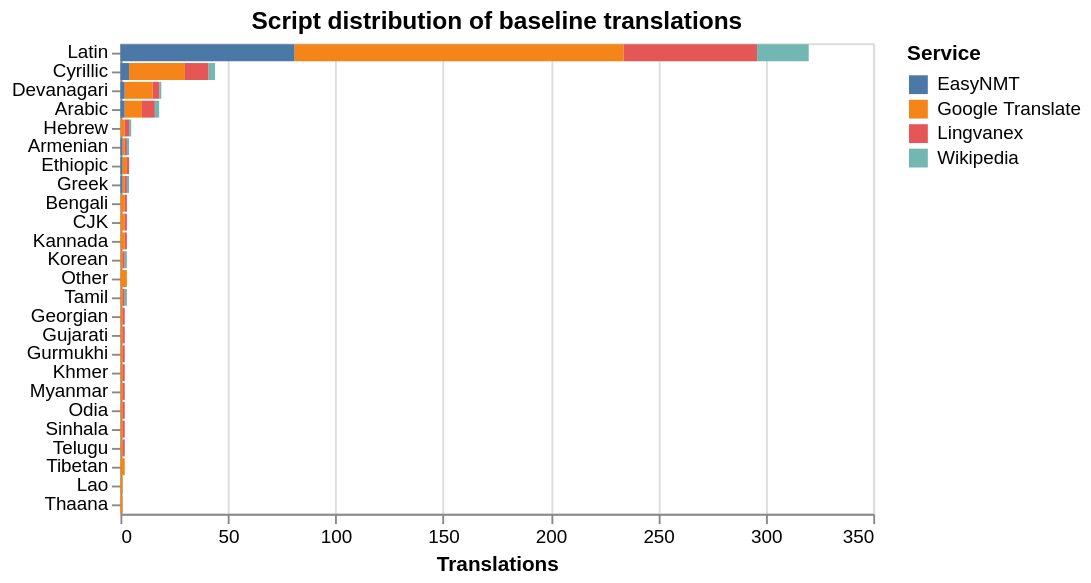

The notebook cell this image was saved under:
### Markdown cell above
## 3.4 — Mixed-Script Output

Do any baseline services produce mixed-script output (characters from two or more writing systems interleaved in a single term)? This is relatively rare in MT systems compared to LLMs, but EasyNMT's open-domain opus-mt models can produce unexpected romanization helpers.

### Code cell
from scripts.utils import detect_dominant_script

script_rows = []
for svc, col in BASELINE_SERVICES.items():
    if col not in df.columns:
        continue
    for _, row in df[["language_code", "language_name", "language_family", col]].dropna(subset=[col]).iterrows():
        v = str(row[col])
        script = detect_dominant_script(v)
        _, action = curate_translation(v)
        script_rows.append({
            "Service": svc,
            "language_code": row["language_code"],
            "language_name": row["language_name"],
            "language_family": row["language_family"],
            "translation": v[:80],
            "dominant_script": script,
            "clean_action": action,
        })

script_df = pd.DataFrame(script_rows)

# Script distribution per service
script_dist = (
    script_df.groupby(["Service", "dominant_script"])
    .size()
    .reset_index(name="count")
)
script_chart = alt.Chart(script_dist).mark_bar().encode(
    x=alt.X("count:Q", title="Translations"),
    y=alt.Y("dominant_script:N", title=None, sort="-x"),
    color=alt.Color("Service:N"),
    tooltip=["Service", "dominant_script", "count"],
).properties(
    title="Script distribution of baseline translations",
    width=400, height=250
)
script_chart

### Figure 1 — Vega specification as saved in the notebook (floating-point values rounded to 4 significant figures)
{"$schema": "https://vega.github.io/schema/vega/v6.json", "data": [{"name": "source_0"}, {"name": "data_0", "values": [{"Service": "EasyNMT", "count": 2, "count_end": 2.0, "count_start": 0.0, "dominant_script": "Arabic"}, {"Service": "EasyNMT", "count": 1, "count_end": 1.0, "count_start": 0.0, "dominant_script": "Armenian"}, {"Service": "EasyNMT", "count": 4, "count_end": 4.0, "count_start": 0.0, "dominant_script": "Cyrillic"}, {"Service": "EasyNMT", "count": 2, "count_end": 2.0, "count_start": 0.0, "dominant_script": "Devanagari"}, {"Service": "EasyNMT", "count": 1, "count_end": 1.0, "count_start": 0.0, "dominant_script": "Ethiopic"}, {"Service": "EasyNMT", "count": 1, "count_end": 1.0, "count_start": 0.0, "dominant_script": "Greek"}, {"Service": "EasyNMT", "count": 81, "count_end": 81.0, "count_start": 0.0, "dominant_script": "Latin"}, {"Service": "Google Translate", "count": 8, "count_end": 10.0, "count_start": 2.0, "dominant_script": "Arabic"}, {"Service": "Google Translate", "count": 1, "count_end": 2.0, "count_start": 1.0, "dominant_script": "Armenian"}, {"Service": "Google Translate", "count": 2, "count_end": 2.0, "count_start": 0.0, "dominant_script": "Bengali"}, {"Service": "Google Translate", "count": 2, "count_end": 2.0, "count_start": 0.0, "dominant_script": "CJK"}, {"Service": "Google Translate", "count": 26, "count_end": 30.0, "count_start": 4.0, "dominant_script": "Cyrillic"}, {"Service": "Google Translate", "count": 13, "count_end": 15.0, "count_start": 2.0, "dominant_script": "Devanagari"}, {"Service": "Google Translate", "count": 2, "count_end": 3.0, "count_start": 1.0, "dominant_script": "Ethiopic"}, {"Service": "Google Translate", "count": 1, "count_end": 1.0, "count_start": 0.0, "dominant_script": "Georgian"}, {"Service": "Google Translate", "count": 1, "count_end": 2.0, "count_start": 1.0, "dominant_script": "Greek"}, {"Service": "Google Translate", "count": 1, "count_end": 1.0, "count_start": 0.0, "dominant_script": "Gujarati"}, {"Service": "Google Translate", "count": 1, "count_end": 1.0, "count_start": 0.0, "dominant_script": "Gurmukhi"}, {"Service": "Google Translate", "count": 2, "count_end": 2.0, "count_start": 0.0, "dominant_script": "Hebrew"}, {"Service": "Google Translate", "count": 2, "count_end": 2.0, "count_start": 0.0, "dominant_script": "Kannada"}, {"Service": "Google Translate", "count": 1, "count_end": 1.0, "count_start": 0.0, "dominant_script": "Khmer"}, {"Service": "Google Translate", "count": 1, "count_end": 1.0, "count_start": 0.0, "dominant_script": "Korean"}, {"Service": "Google Translate", "count": 1, "count_end": 1.0, "count_start": 0.0, "dominant_script": "Lao"}, {"Service": "Google Translate", "count": 153, "count_end": 234.0, "count_start": 81.0, "dominant_script": "Latin"}, {"Service": "Google Translate", "count": 1, "count_end": 1.0, "count_start": 0.0, "dominant_script": "Myanmar"}, {"Service": "Google Translate", "count": 1, "count_end": 1.0, "count_start": 0.0, "dominant_script": "Odia"}, {"Service": "Google Translate", "count": 3, "count_end": 3.0, "count_start": 0.0, "dominant_script": "Other"}, {"Service": "Google Translate", "count": 1, "count_end": 1.0, "count_start": 0.0, "dominant_script": "Sinhala"}, {"Service": "Google Translate", "count": 1, "count_end": 1.0, "count_start": 0.0, "dominant_script": "Tamil"}, {"Service": "Google Translate", "count": 1, "count_end": 1.0, "count_start": 0.0, "dominant_script": "Telugu"}, {"Service": "Google Translate", "count": 1, "count_end": 1.0, "count_start": 0.0, "dominant_script": "Thaana"}, {"Service": "Google Translate", "count": 2, "count_end": 2.0, "count_start": 0.0, "dominant_script": "Tibetan"}, {"Service": "Lingvanex", "count": 6, "count_end": 16.0, "count_start": 10.0, "dominant_script": "Arabic"}, {"Service": "Lingvanex", "count": 1, "count_end": 3.0, "count_start": 2.0, "dominant_script": "Armenian"}, {"Service": "Lingvanex", "count": 1, "count_end": 3.0, "count_start": 2.0, "dominant_script": "Bengali"}, {"Service": "Lingvanex", "count": 1, "count_end": 3.0, "count_start": 2.0, "dominant_script": "CJK"}, {"Service": "Lingvanex", "count": 11, "count_end": 41.0, "count_start": 30.0, "dominant_script": "Cyrillic"}, {"Service": "Lingvanex", "count": 3, "count_end": 18.0, "count_start": 15.0, "dominant_script": "Devanagari"}, {"Service": "Lingvanex", "count": 1, "count_end": 4.0, "count_start": 3.0, "dominant_script": "Ethiopic"}, {"Service": "Lingvanex", "count": 1, "count_end": 2.0, "count_start": 1.0, "dominant_script": "Georgian"}, {"Service": "Lingvanex", "count": 1, "count_end": 3.0, "count_start": 2.0, "dominant_script": "Greek"}, {"Service": "Lingvanex", "count": 1, "count_end": 2.0, "count_start": 1.0, "dominant_script": "Gujarati"}, {"Service": "Lingvanex", "count": 1, "count_end": 2.0, "count_start": 1.0, "dominant_script": "Gurmukhi"}, {"Service": "Lingvanex", "count": 2, "count_end": 4.0, "count_start": 2.0, "dominant_script": "Hebrew"}, {"Service": "Lingvanex", "count": 1, "count_end": 3.0, "count_start": 2.0, "dominant_script": "Kannada"}, {"Service": "Lingvanex", "count": 1, "count_end": 2.0, "count_start": 1.0, "dominant_script": "Khmer"}, {"Service": "Lingvanex", "count": 1, "count_end": 2.0, "count_start": 1.0, "dominant_script": "Korean"}, {"Service": "Lingvanex", "count": 62, "count_end": 296.0, "count_start": 234.0, "dominant_script": "Latin"}, {"Service": "Lingvanex", "count": 1, "count_end": 2.0, "count_start": 1.0, "dominant_script": "Myanmar"}, {"Service": "Lingvanex", "count": 1, "count_end": 2.0, "count_start": 1.0, "dominant_script": "Odia"}, {"Service": "Lingvanex", "count": 1, "count_end": 2.0, "count_start": 1.0, "dominant_script": "Sinhala"}, {"Service": "Lingvanex", "count": 1, "count_end": 2.0, "count_start": 1.0, "dominant_script": "Tamil"}, {"Service": "Lingvanex", "count": 1, "count_end": 2.0, "count_start": 1.0, "dominant_script": "Telugu"}, {"Service": "Wikipedia", "count": 2, "count_end": 18.0, "count_start": 16.0, "dominant_script": "Arabic"}, {"Service": "Wikipedia", "count": 1, "count_end": 4.0, "count_start": 3.0, "dominant_script": "Armenian"}, {"Service": "Wikipedia", "count": 3, "count_end": 44.0, "count_start": 41.0, "dominant_script": "Cyrillic"}, {"Service": "Wikipedia", "count": 1, "count_end": 19.0, "count_start": 18.0, "dominant_script": "Devanagari"}, {"Service": "Wikipedia", "count": 1, "count_end": 4.0, "count_start": 3.0, "dominant_script": "Greek"}, {"Service": "Wikipedia", "count": 1, "count_end": 5.0, "count_start": 4.0, "dominant_script": "Hebrew"}, {"Service": "Wikipedia", "count": 1, "count_end": 3.0, "count_start": 2.0, "dominant_script": "Korean"}, {"Service": "Wikipedia", "count": 24, "count_end": 320.0, "count_start": 296.0, "dominant_script": "Latin"}, {"Service": "Wikipedia", "count": 1, "count_end": 3.0, "count_start": 2.0, "dominant_script": "Tamil"}]}, {"name": "source_0_y_domain_dominant_script", "values": [{"dominant_script": "Arabic", "sort_field": 18}, {"dominant_script": "Armenian", "sort_field": 4}, {"dominant_script": "Cyrillic", "sort_field": 44}, {"dominant_script": "Devanagari", "sort_field": 19}, {"dominant_script": "Ethiopic", "sort_field": 4}, {"dominant_script": "Greek", "sort_field": 4}, {"dominant_script": "Latin", "sort_field": 320}, {"dominant_script": "Bengali", "sort_field": 3}, {"dominant_script": "CJK", "sort_field": 3}, {"dominant_script": "Georgian", "sort_field": 2}, {"dominant_script": "Gujarati", "sort_field": 2}, {"dominant_script": "Gurmukhi", "sort_field": 2}, {"dominant_script": "Hebrew", "sort_field": 5}, {"dominant_script": "Kannada", "sort_field": 3}, {"dominant_script": "Khmer", "sort_field": 2}, {"dominant_script": "Korean", "sort_field": 3}, {"dominant_script": "Lao", "sort_field": 1}, {"dominant_script": "Myanmar", "sort_field": 2}, {"dominant_script": "Odia", "sort_field": 2}, {"dominant_script": "Other", "sort_field": 3}, {"dominant_script": "Sinhala", "sort_field": 2}, {"dominant_script": "Tamil", "sort_field": 3}, {"dominant_script": "Telugu", "sort_field": 2}, {"dominant_script": "Thaana", "sort_field": 1}, {"dominant_script": "Tibetan", "sort_field": 2}]}, {"name": "data_0_color_domain_Service", "values": [{"Service": "EasyNMT"}, {"Service": "Google Translate"}, {"Service": "Lingvanex"}, {"Service": "Wikipedia"}]}], "marks": [{"type": "rect", "name": "marks", "from": {"data": "data_0"}, "encode": {"update": {"height": {"signal": "max(0.25, bandwidth('y'))"}, "tooltip": {"signal": "{\"Service\": isValid(datum[\"Service\"]) ? datum[\"Service\"] : \"\"+datum[\"Service\"], \"dominant_script\": isValid(datum[\"dominant_script\"]) ? datum[\"dominant_script\"] : \"\"+datum[\"dominant_script\"], \"count\": format(datum[\"count\"], \"\")}"}, "x2": {"field": "count_start", "scale": "x"}, "x": {"field": "count_end", "scale": "x"}, "y": {"field": "dominant_script", "scale": "y"}, "fill": {"field": "Service", "scale": "color"}}}, "style": ["bar"]}], "scales": [{"name": "x", "type": "linear", "domain": {"data": "data_0", "fields": ["count_start", "count_end"]}, "range": [0, {"signal": "width"}], "zero": true, "nice": true}, {"name": "y", "type": "band", "domain": {"data": "source_0_y_domain_dominant_script", "field": "dominant_script", "sort": {"op": "max", "field": "sort_field", "order": "descending"}}, "range": [0, {"signal": "height"}], "paddingInner": 0.1, "paddingOuter": 0.05}, {"name": "color", "type": "ordinal", "domain": {"data": "data_0_color_domain_Service", "field": "Service", "sort": true}, "range": "category"}], "axes": [{"scale": "x", "aria": false, "zindex": 0, "labels": false, "grid": true, "maxExtent": 0, "ticks": false, "orient": "bottom", "tickCount": {"signal": "ceil(width/40)"}, "gridScale": "y", "minExtent": 0, "domain": false}, {"scale": "x", "labelFlush": true, "tickCount": {"signal": "ceil(width/40)"}, "zindex": 0, "orient": "bottom", "labelOverlap": true, "grid": false, "title": "Translations"}, {"scale": "y", "orient": "left", "grid": false, "zindex": 0}], "title": {"text": "Script distribution of baseline translations", "frame": "group"}, "style": "cell", "legends": [{"fill": "color", "symbolType": "square", "title": "Service"}], "width": 400, "height": 250, "background": "white", "padding": 5}
